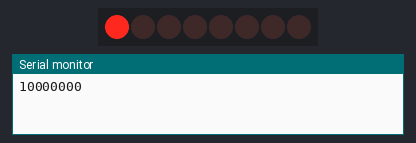
The sketch below on a simulated Arduino Uno, built with avr-gcc and run on an emulated ATmega328P. Shown: 8 shift-register outputs drawn as a row of LEDs (first output left, lit = HIGH), the last lines printed to the serial monitor. Wiring (inferred from the names in the program): shift register (74HC595): data pin 12; shift clock pin 9; latch pin 11. Wiring (inferred from the signals the program sends): row of LEDs: on Q0, Q1, Q2, Q3, Q4, Q5, Q6, Q7.

Above: at 0.2 s.
At 1.2 s:
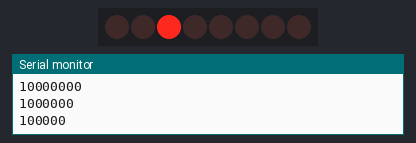
At 1.7 s:
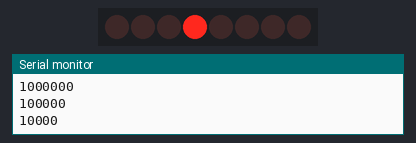
At 2.2 s:
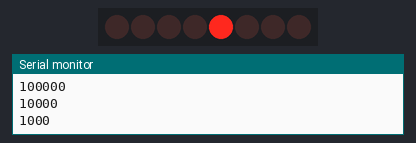
At 3.2 s:
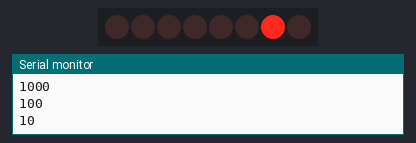
At 4.7 s:
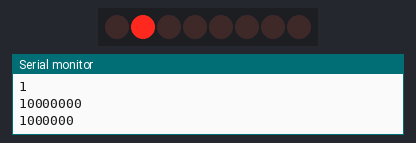
Timing chart, 0 to 5.2 s (numbered marks = the images above):
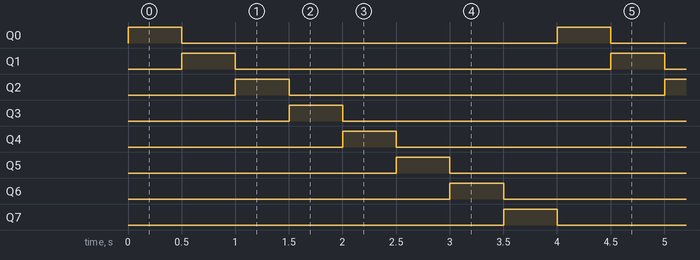

The sketch:

circular_shift_right.ino
```cpp
int latchpin=11;
int clockpin=9;
int datapin=12;
int wT=500;

byte mybyte=0b10000000;
//byte LEDs=0x00;
//byte LEDs=0x11;
//byte LEDs=0b01101110

void setup(){
  Serial.begin(9600);
  pinMode(latchpin,OUTPUT);
  pinMode(datapin,OUTPUT);
  pinMode(clockpin,OUTPUT);
}

void loop(){
  digitalWrite(latchpin,LOW);
  shiftOut(datapin,clockpin,LSBFIRST,mybyte);
  digitalWrite(latchpin,HIGH);

  Serial.println(mybyte,BIN);
  delay(wT);

  mybyte=mybyte*128+mybyte/2;
}
```

Measured:
- by itself, Q0–7: alternates HIGH for 0.50 s and LOW for 3.5 s
- by itself, everything shown: repeats every 4.0 s, in 8 steps
